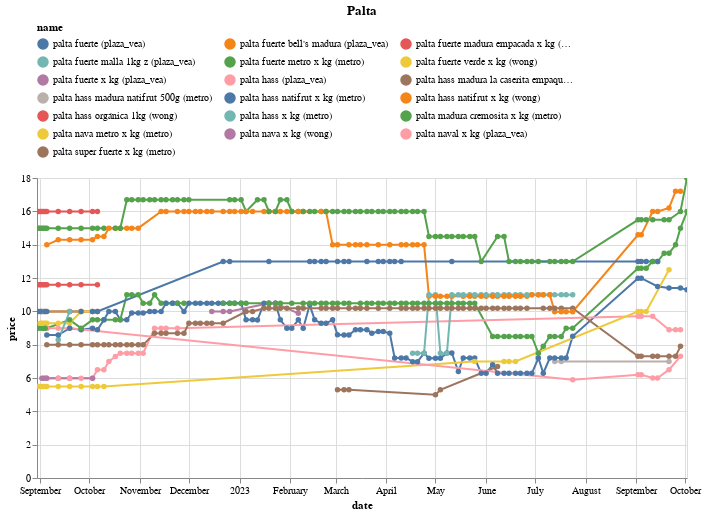

Here is the notebook cell this chart was saved with:
### Code cell
(df
 .loc[df.name.isin(names)]
 .pipe(alt.Chart)
 .mark_line(point=True)
 .encode(x='date', y='price', color='name', tooltip=['name','price'])
 .properties(width=650, title='Palta')
 .interactive()
 .configure_legend(orient='top', columns=3)
)

### Figure 1 — Vega-Lite specification as saved in the notebook (floating-point values rounded to 4 significant figures; data arrays with more than 128 entries replaced by an {"elided": "..."} marker saying what was removed)
{"config": {"view": {"continuousWidth": 300, "continuousHeight": 300}, "legend": {"columns": 3, "orient": "top"}}, "data": {"name": "data-54c3782514c4814227a87f715dce5347"}, "mark": {"type": "line", "point": true}, "encoding": {"color": {"field": "name", "type": "nominal"}, "tooltip": [{"field": "name", "type": "nominal"}, {"field": "price", "type": "quantitative"}], "x": {"field": "date", "type": "temporal"}, "y": {"field": "price", "type": "quantitative"}}, "params": [{"name": "param_14", "select": {"type": "interval", "encodings": ["x", "y"]}, "bind": "scales"}], "title": "Palta", "width": 650, "$schema": "https://vega.github.io/schema/vega-lite/v5.14.1.json", "datasets": {"data-54c3782514c4814227a87f715dce5347": {"elided": "614 records"}}}
